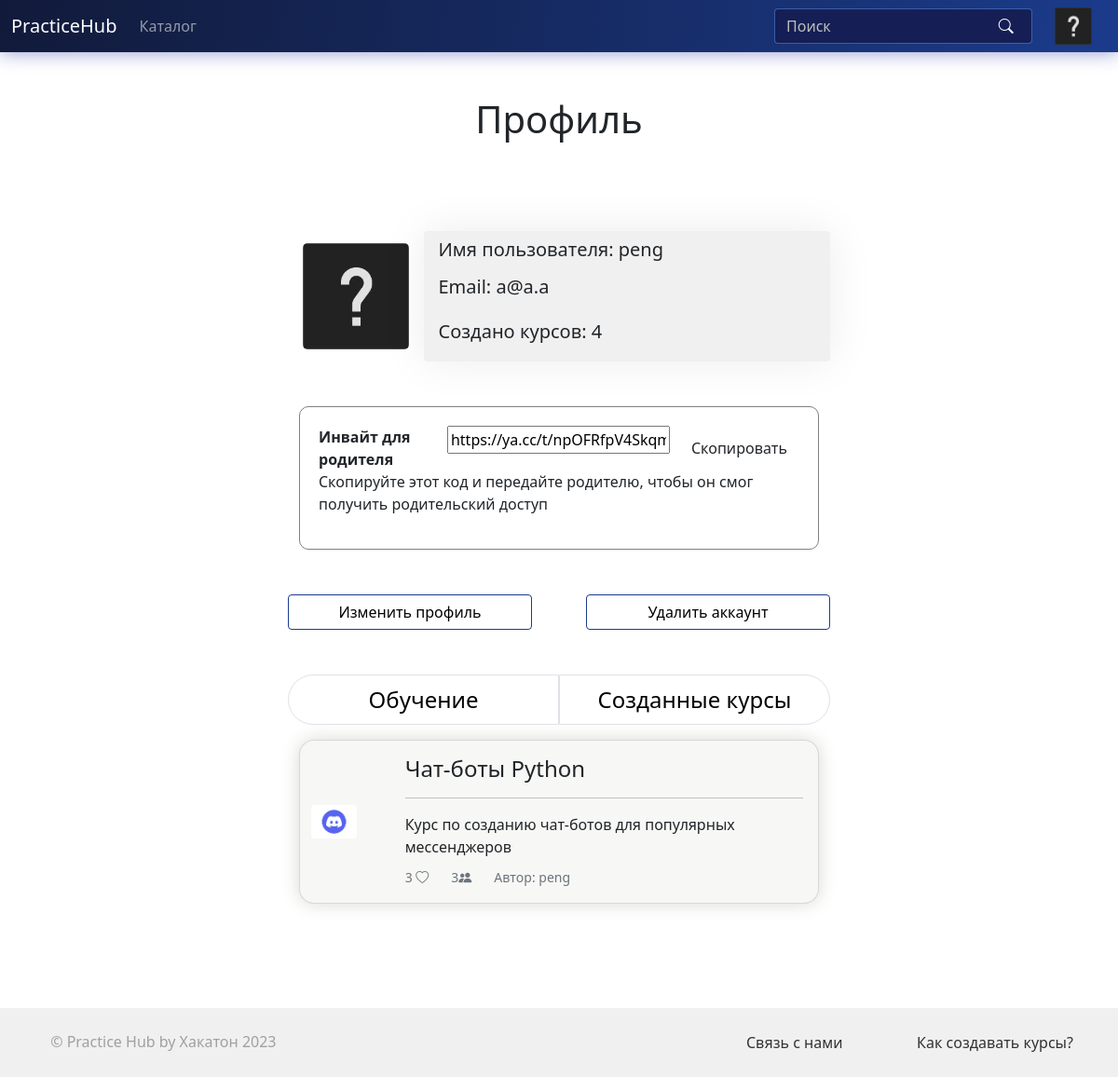
/profiles/2 (signed in), run on the app's committed database.
### models.py (models this page shows, shortened)
class User(UserMixin, db.Model):
    id = db.Column(db.Integer, primary_key=True)
    username = db.Column(db.String(64), index=True, unique=True)
    email = db.Column(db.String(120), index=True, unique=True)
    password_hash = db.Column(db.String(128))
    created_courses = db.relationship('Course', backref='author', lazy='dynamic')
    created_posts = db.relationship('Post', backref='author', lazy='dynamic')
    img_path = db.Column(db.String(64))
    img_uuid = db.Column(db.String(64), index=True)
    task_check = db.relationship("TaskCheck", backref="user")

class Course(db.Model):
    id = db.Column(db.Integer, primary_key=True)
    name = db.Column(db.String(64), index=True, unique=True)
    author_id = db.Column(db.Integer, db.ForeignKey('user.id'))
    lessons = db.relationship('Lesson', backref='course', lazy='select',
                              cascade="all, delete-orphan")
    desc = db.Column(db.Text, nullable=False)
    short_desc = db.Column(db.Text, nullable=False)
    img_path = db.Column(db.String(64))
    img_uuid = db.Column(db.String(64), index=True)
    is_published = db.Column(db.Boolean, default=False)
    users = db.relationship('User', secondary=MyCourses.__table__, backref='course')
    likes = column_property(select(func.count(MyCourses.liked)).where(MyCourses.course_id == id).scalar_subquery())
    def __repr__(self):
        return f'<Course {self.name} by {self.author.username}>'

### routes.py (the view)
@app.route('/<string:path>')
def get_file(path):
    return send_file(path)

### models.py (called while the page is built)
@login.user_loader
def load_user(id):
    return User.query.get(int(id))

### routes.py (called while the page is built)
@app.route('/profiles/<int:id>', methods=['GET', 'POST'])
@login_required
def profile(id):
    user = User.query.filter_by(id=id).first()
    course_count = len(Course.query.filter_by(author_id=id).all())
    courses = Course.query.filter_by(author_id=id).all()
    ids = []
    mycor = MyCourses.query.filter_by(user_id=id).all()
    for cor in mycor:
        ids.append(cor.course_id)
    print(ids)
    finished = []
    for a in ids:
        b = Course.query.filter_by(id=a).first()
        finished.append(b)
    finish_len = len(finished)
    print(finished)
    avatar_path = url_for("get_file", path=user.img_path) if user.img_path else url_for("get_file", path="static/images/default_avatar.jpg")
    return render_template('profile.html', user=user, courses_cnt=course_count, current_user=current_user, avatar_path=avatar_path, courses=courses, finished=finished, finish_len=finish_len)

### templates/profile.html (shortened to what this page needs)
  {% extends 'base.html' %}
  {% from 'includes/course_thumbnail.html' import course_thumbnail with context %}
{% block content %}
<div class="w-profile mx-auto">
  <h1 class="text-center">Профиль</h1>
  <div class="row mt-profile">
    <div class="col-lg-3 col-xs-12 order-2 order-lg-1 row-profile px-3 align-items-center d-flex">
      <img src="{{ avatar_path }}" alt="пусто" class="p-0" style="width: 100%; border-radius: 5px;">
    </div>
    <div class="col-lg-9 col-xs-12 px-0 order-1 order-lg-2 rounded py-2 px-3" style="background-color: rgb(240, 240, 240); box-shadow: 0 0 3rem rgba(0, 0, 0, 0.08)">
      <div class="" style="width: fit-content">
        <div class="row h5 mb-3">
          <span>
            Имя пользователя: {{ user.username }}
          </span>
        </div>
        <div class="row h5 mb-4">
          <span>
            Email: {{ user.email }}
          </span>
        </div>
        <div class="row h5">
          <span class="mb-1">Создано курсов: {{ courses_cnt }}</span>
        </div>
      </div>
    </div>
  </div>
  <br><br>
  <div class="parent-invite">
    <div class="parent-invite__wrapper">
      <div class="parent-invite__heading">
        <b class="parent-invite__subtitle">Инвайт для родителя</b>
        <span class="Textinput Textinput_size_l parent-invite__input">
          <input aria-invalid="false" class="Textinput-Control" autocomplete="off" value="https://ya.cc/t/npOFRfpV4Skqms">
        </span>
        <button title="Скопировать" type="button" class="btn Button2 Button2_size_l Button2_theme_action Button2_view_lyceum parent-invite__control-button" autocomplete="off">
          <span class="Button2-Text">Скопировать</span>
        </button>
      </div>
      <p class="parent-invite__description">Скопируйте этот код и передайте родителю, чтобы он смог получить родительский доступ</p>
    </div>
  </div>
  {% if user.id == current_user.id %}
    <div class="row justify-content-between mt-5">
      <a href="{{ url_for('edit_profile', id=current_user.id) }}" class="btn w-45 profile-button">Изменить профиль</a>
      <a href="#" class="btn w-45 profile-button">Удалить аккаунт</a>
    </div>
  {% endif %}
  <div class="d-flex justify-content-center row mt-5">
    <ul class="nav sm-column w-100 pe-0" id="buttons" role="tablist">
      <li class="nav-item active px-3 profile-link border w-50 text-center"
          style="border-width: 0.1rem; border-radius: 50rem 0 0 50rem;">
        <a href="#buttons-tabs-1" class="fs-4 nav-link active" style="color: black;"
           aria-controls="buttons-tabs-1" role="tab" data-bs-toggle="tab">Обучение</a></li>
      <li class="nav-item px-3 profile-link border w-50 text-center"
          style="border-width: 0.1rem; border-radius: 0rem 50rem 50rem 0rem;">
        <a href="#buttons-tabs-3" class="fs-4 nav-link" style="color: black;"
           aria-controls="buttons-tabs-3" role="tab" data-bs-toggle="tab">Созданные курсы</a></li>
    </ul>
  </div>
</div>
<div class="w-100 md-fullsize" style="margin-bottom: 7rem;">
  <div class="tab-content">
    <div class="tab-pane active" id="buttons-tabs-1" role="tabpanel">
      {% if finish_len == 0 %}
        <div class="mt-4 mx-auto" style="align-content: center; align-items: center; width: fit-content">
          <div style="align-items: center">
            <h3>Тут ничего нет</h3>
            <p class="text-muted">Похоже, что пользователь не прошел ни одного курса</p>
          </div>
        </div>
      {% else %}
        {% for c in finished %}
          <div class="col-6 mx-auto">
            {{ course_thumbnail(c) }}
          </div>
        {% endfor %}
      {% endif %}
    </div>
  </div>
</div>
{% endblock content %}

### templates/includes/course_thumbnail.html
{% macro course_thumbnail(c, teacher=False) %}
  {% if teacher %}
  <div class="card mb-3 mt-3 mx-auto text-dark"
       style="border-radius: 1rem; background-color: #f7f7f5; box-shadow: 0 0 20px #d9d9d4; text-decoration: none; display: block">
    <div class="row">
      <div class="col-md-2 d-flex align-items-center px-4">
        <img
            src="{{ url_for('get_file', path=c.img_path) }}"
            class="card-img w-100" alt="изображение" >
      </div>
      <div class="col-md-9">
        <div class="card-body">
          <a href="{{ url_for('course', course_id=c.id) }}" style="text-decoration: none;"><h4 class="card-title">{{ c.name }}</h4></a>
          <hr>
          <p class="text-justify font-weight-lighter m-0">{{ c.short_desc[:128] }}</p>
          <div class="d-flex justify-content-between mt-2">
            <div class="row">
              <div class="col-sm"><span class="text-nowrap"><small class="text-muted">{{ c.likes }} <i class="bi bi-heart"></i></small></span></div>
              <div class="col-sm"><span class="text-nowrap"><small class="text-muted">{{ c.users|length }} <i class="bi bi-people-fill"></i></small></span></div>
              <div class="col-sm"><span class="text-nowrap"><small
                  class="text-muted">Автор: {{ c.author.username }}</small></span></div>
            </div>
          </div>
        </div>
      </div>
        <div class="col-md-1 my-auto ps-0">
          <div class="btn-group d-flex flex-column bd-highlight" role="group"
               aria-label="Basic example">
            <a type="button" href="{{ url_for('edit_course', course_id=c.id) }}"
               class="btn mbgc rounded-circle p-0 my-2 mx-auto d-flex align-items-center justify-content-center"
               style="width: 3rem; height: 3rem;"><i class="bi bi-pencil-square"
                                                     style="font-size: 1.5rem;"></i></a>
            <a type="button" href="{{ url_for('lessons', course_id=c.id) }}"
               class="btn mbgc rounded-circle p-0 my-2 mx-auto d-flex align-items-center justify-content-center"
               style="width: 3rem; height: 3rem;"><i class="bi bi-list-ul"
                                                     style="font-size: 1.5rem;"></i></a>
          </div>
        </div>
    </div>
  </div>
{% else %}
  <a class="card mb-3 mt-3 mx-auto text-dark" href="{{ url_for('course', course_id=c.id) }}"
       style="border-radius: 1rem; background-color: #f7f7f5; box-shadow: 0 0 20px #d9d9d4; text-decoration: none; cursor: pointer; display: block">
    <div class="row">
      <div class="col-md-2 d-flex align-items-center px-4">
        <img
            src="{{ url_for('get_file', path=c.img_path) }}"
            class="card-img w-100" alt="изображение" >
      </div>
      <div class="col-md-10">
        <div class="card-body">
          <h4 class="card-title">{{ c.name }}</h4>
          <hr>
          <p class="text-justify font-weight-lighter m-0">{{ c.short_desc[:128] }}</p>
          <div class="d-flex justify-content-between mt-2">
            <div class="row">
              <div class="col-sm"><span class="text-nowrap"><small class="text-muted">{{ c.likes }} <i
                  class="bi bi-heart"></i></small></span></div>
              <div class="col-sm"><span class="text-nowrap"><small class="text-muted">{{ c.users|length }}<i
                  class="bi bi-people-fill"></i></small></span></div>
              <div class="col-sm"><span class="text-nowrap"><small
                  class="text-muted">Автор: {{ c.author.username }}</small></span></div>
            </div>
          </div>
        </div>
      </div>
    </div>
  </a>
{% endif %}
{% endmacro %}

### static/css/style.css (style rules this page uses)
:root { --xlight-gray: #fafafa; --light-gray: #e6e6e6; --mid-gray: #586273; --mbgc: rgba(27,59,139,1); --sbgc: rgba(21,37,85, 1); }
html, body, .t-b { min-height: 100%; }
.btn { background-color: white; line-height: normal; }
.mt-profile { margin-top: 6rem!important; }
.w-45 { width: 45%!important; }
.w-profile { width: 50%; }
.profile-button { color: black!important; border: solid 1px var(--mbgc)!important; transition: 0.5s!important; }
.parent-invite__wrapper { padding: 20px; border-radius: 10px; border: 1px solid grey; }
.parent-invite__heading { display: grid; grid-template-columns: 2fr 3fr 1fr; gap: 10px; }
.Textinput { width: 100%; }
.parent-invite__input { width: 100% }

### data on the page
User: username "peng", email "a@a.a"
Course: img_path (picture), name "Чат-боты Python", short_desc "Курс по созданию чат-ботов для популярных мессенджеров", likes "3", users|length "3", author.username "peng"

### other printed values
{{ courses_cnt }} "4"
